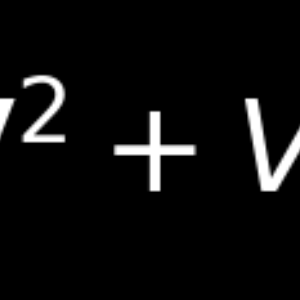

The Python source for this figure:
#!/usr/bin/env python

# Demonstrate vtkMathTextUtilities::RenderString with matplotlib backend.

import vtkmodules.vtkInteractionStyle  # noqa: F401
import vtkmodules.vtkRenderingOpenGL2  # noqa: F401
import vtkmodules.vtkRenderingMatplotlib  # noqa: F401

from vtkmodules.vtkCommonDataModel import vtkImageData
from vtkmodules.vtkRenderingCore import (
    vtkImageActor,
    vtkRenderWindow,
    vtkRenderWindowInteractor,
    vtkRenderer,
    vtkTextProperty,
)
from vtkmodules.vtkRenderingFreeType import vtkMathTextUtilities

# Render a LaTeX math string to an image
math_string = (
    "$\\hat{H}\\psi = \\left(-\\frac{\\hbar}{2m}\\nabla^2"
    " + V(r)\\right) \\psi = \\psi\\cdot E $"
)

image = vtkImageData()
utils = vtkMathTextUtilities()
utils.SetScaleToPowerOfTwo(False)

tprop = vtkTextProperty()
tprop.SetColor(1, 1, 1)
tprop.SetFontSize(50)

# Need a render window for DPI
render_window = vtkRenderWindow()
render_window.SetMultiSamples(0)
render_window.SetWindowName("string")

utils.RenderString(math_string, image, tprop, render_window.GetDPI())

# Display with standard rendering pipeline (no vtkImageViewer2)
image_actor = vtkImageActor()
image_actor.GetMapper().SetInputData(image)

renderer = vtkRenderer()
renderer.AddActor(image_actor)

render_window.AddRenderer(renderer)

# Interactor
interactor = vtkRenderWindowInteractor()
interactor.SetRenderWindow(render_window)

# Scene
renderer.GetActiveCamera().ParallelProjectionOn()
renderer.ResetCamera()
renderer.GetActiveCamera().Zoom(6.0)

interactor.Initialize()
interactor.Start()
